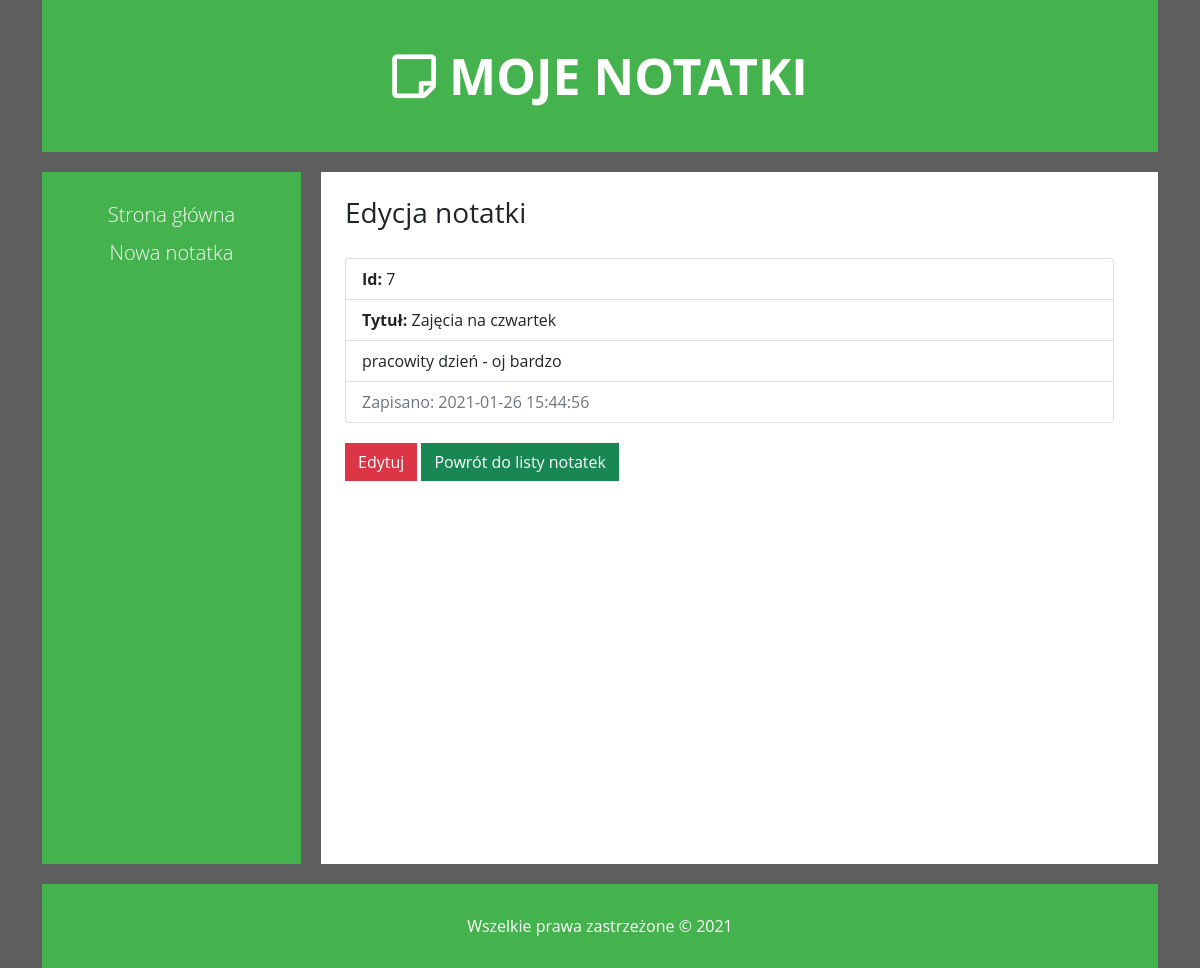
The page /?action=show&id=7 on the database its author committed.
### tables this page shows
CREATE TABLE `notes` (
  `id` int(11) NOT NULL,
  `title` varchar(150) NOT NULL,
  `description` text NOT NULL,
  `created` datetime NOT NULL
);

### src/View.php (called while the page is built, shortened)
<?php
class View
{
    public function render(string $page, array $params = []): void
    {
        $params = $this->escape($params);
        require_once("templates/layout.php");
    }
    private function escape(array $params): array
    {
        $clearParams = [];
        foreach ($params as $key => $param) {
            switch (true) {
                case is_array($param):
                    $clearParams[$key] = $this->escape($param);
                    break;
                case $param:
                    $clearParams[$key] = htmlentities($param);
                    break;
            }
        }
    return $clearParams;
    }
}

### src/Controller/NoteController.php (called while the page is built, shortened)
<?php
class NoteController extends AbstractController
{
    public function showAction(): void
    {
        $this->view->render(
        'show',
        ['note' => $this->getNote()]
        );
    }
    final private function getNote(): array
    {
        $noteId = (int) $this->request->getParam('id');
        return $this->noteModel->get($noteId);
    }
}

### src/Controller/AbstractController.php (called while the page is built, shortened)
<?php
abstract class AbstractController
{
    protected Request $request;
    protected View $view;
    public function __construct(Request $request)
    {
        $this->request = $request;
        $this->view = new View();
    }
    final public function run(): void
    {
        try {
            $action = $this->action() . 'Action';
            $this->$action();
        } catch (StorageException $e) {
            $this->view->render('error', ['message' => $e->getMessage()]);
        } catch (NotFoundException $e) {
            $this->redirect('index.php', ['error' => 'noteNotFound']);
        }
    }
    final private function action(): string
    {
        return $this->request->getParam('action', self::DEFAULT_ACTION);
    }
}

### index.php (called while the page is built, shortened)
<?php
$request = new Request($_GET, $_POST, $_SERVER);
try {
    (new NoteController($request))->run();
} catch (ConfigurationException $e) {
    echo '<h1>Wystąpił błąd w aplikacji</h1>';
    echo 'Problem z applikacją, proszę spróbować za chwilę.';
} catch (AppException $e) {
    echo '<h1>Wystąpił błąd w aplikacji</h1>';
    echo '<h3>' . $e->getMessage() . '</h3>';
} catch (\Throwable $e) {
    echo '<h1>Wystąpił błąd w aplikacji</h1>';
    dump($e);
}

### src/Model/AbstractModel.php (called while the page is built, shortened)
<?php
abstract class AbstractModel
{
    private function createConnection(array $config): void
    {
        $dsn = "mysql:dbname={$config['database']};host={$config['host']}";
        $this->conn = new PDO(
            $dsn,
            $config['user'],
            $config['password'],
            [
                PDO::ATTR_ERRMODE => PDO::ERRMODE_EXCEPTION
            ]
        );
    }
}

### src/Model/NoteModel.php (called while the page is built, shortened)
<?php
class NoteModel extends AbstractModel implements ModelInterface
{
    public function get(int $id): array
    {
        try {
            $query = "SELECT * FROM notes WHERE id = $id";
            $result = $this->conn->query($query);
            $note = $result->fetch(PDO::FETCH_ASSOC);
        } catch (Throwable $e) {
            throw new StorageException('Nie udało się pobrać notatki', 400, $e);
        }
        return $note;
    }
}

### templates/pages/show.php (the view)
<div class="p-4">
    <h3>Edycja notatki</h3>
    <?php $note = $params['note'] ?? null; ?>
    <?php if ($note) : ?>
    <ul class="list-group">
        <li class="list-group-item"><b>Id: </b><?php echo $note['id'] ?></li>
        <li class="list-group-item"><b>Tytuł:</b> <?php echo $note['title'] ?></li>
        <li class="list-group-item"><?php echo $note['description'] ?></li>
        <li class="list-group-item text-muted">Zapisano: <?php echo $note['created'] ?></li>
    </ul>
    <a href="?action=edit&id=<?php echo $note['id'] ?>">
        <button type="button" class="btn btn-danger">Edytuj</button>
    </a>
    <?php else : ?>
        <div class="alert alert-danger my-2" role="alert">Brak notatki do wyświetlenia</div>
    <?php endif; ?>
    <a href="index.php">
        <button type="button" class="btn btn-success">Powrót do listy notatek</button>
    </a>
</div>

### rows shown on the page
notes: id "7", title "Zajęcia na czwartek", description "pracowity dzień - oj bardzo", created "2021-01-26 15:44:56"
